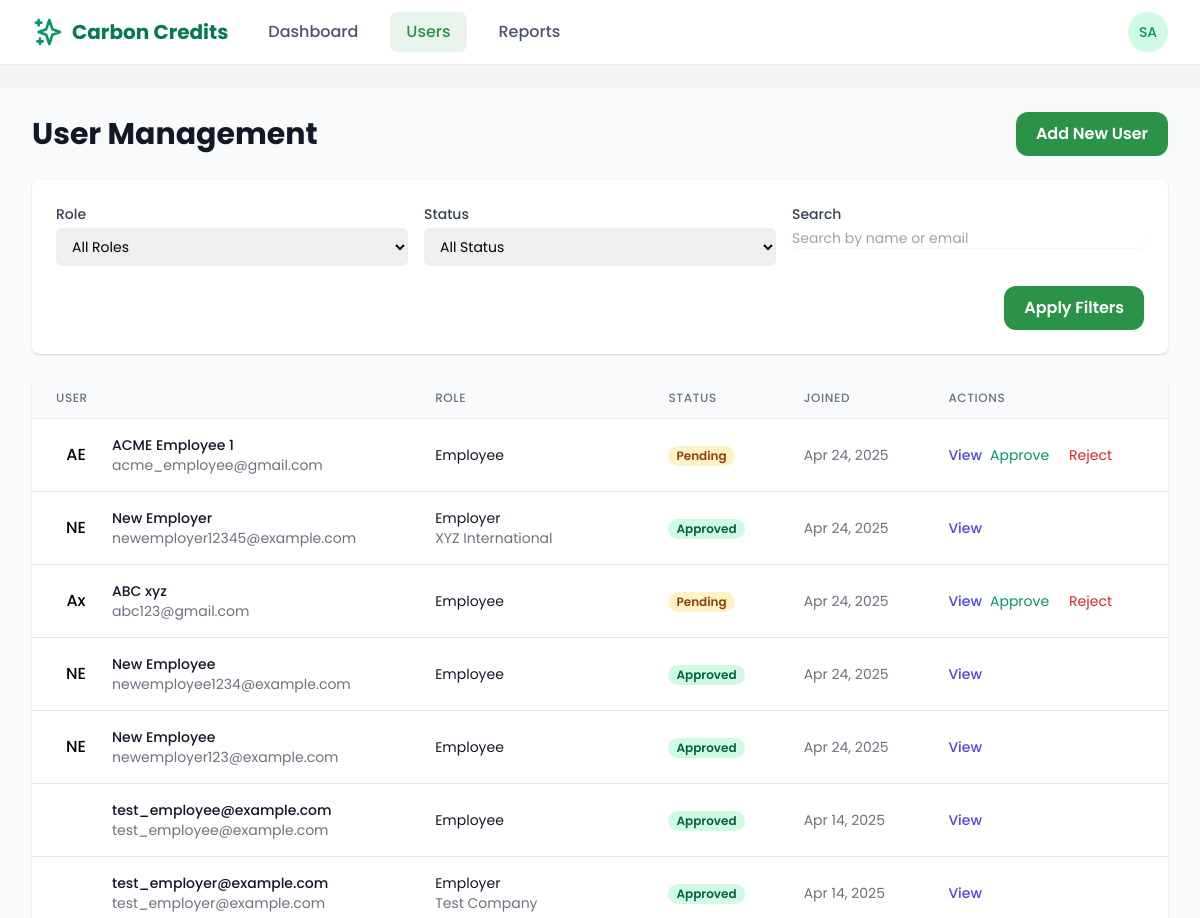
Before: /systemadmin/users/ (signed in, upper part) with the older database file.
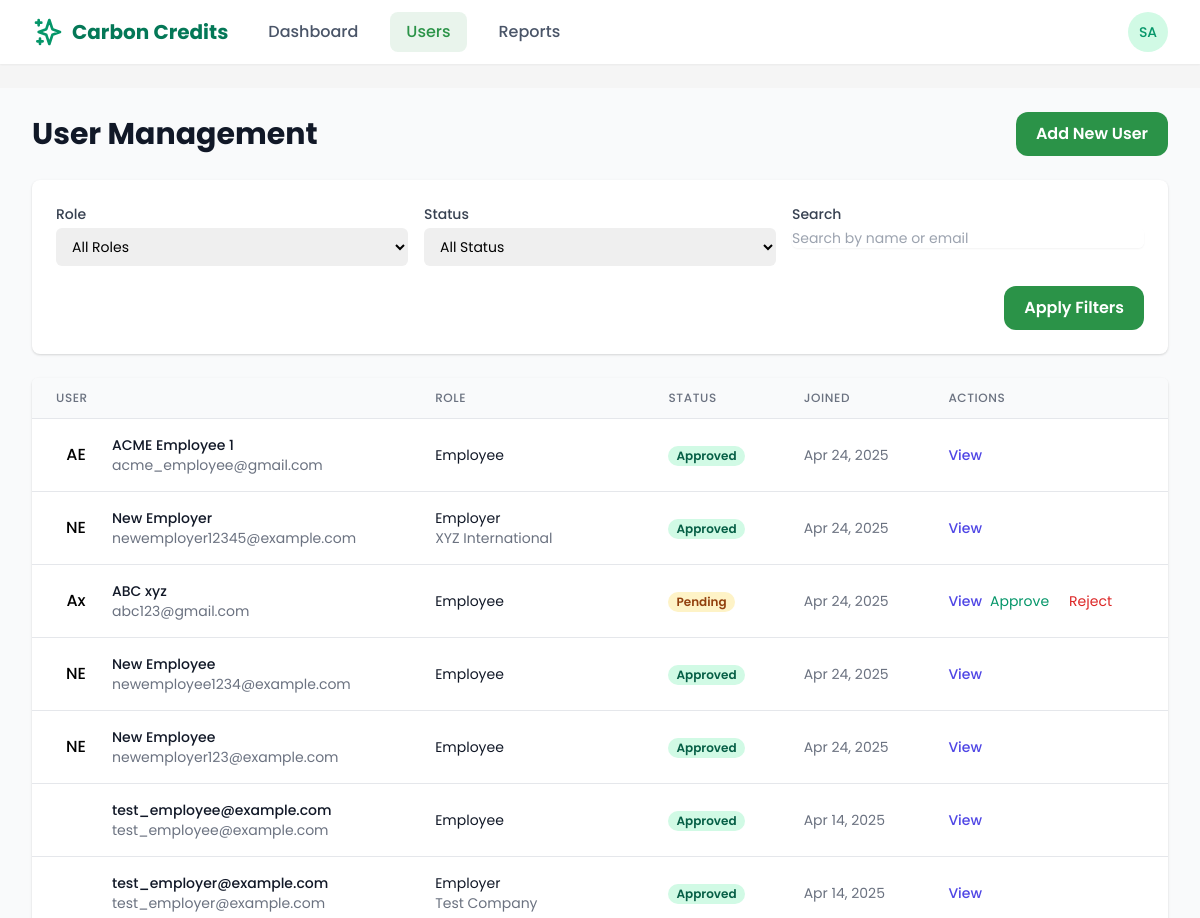
After: the same page with the newer database file.
### users/models.py (models this page shows, shortened)
class CustomUser(AbstractUser):
    is_employee = models.BooleanField(default=False)
    is_employer = models.BooleanField(default=False)
    is_bank_admin = models.BooleanField(default=False)
    is_super_admin = models.BooleanField(default=False)
    email = models.EmailField(_('email address'), unique=True)
    date_joined = models.DateTimeField(default=timezone.now)
    approved = models.BooleanField(default=False)
    USERNAME_FIELD = 'email'
    REQUIRED_FIELDS = ['username', 'first_name', 'last_name']
    class Meta:
        verbose_name = _('user')
        verbose_name_plural = _('users')

### core/views/admin_views.py (the view, shortened to what this page needs)
# urls.py: path('users/', admin_views.users_list, name='admin_users'),
@login_required
@user_passes_test(is_super_admin)
def users_list(request):
    role_filter = request.GET.get('role', '')
    status_filter = request.GET.get('status', '')
    search_query = request.GET.get('search', '')
    sort_by = request.GET.get('sort', 'date_joined')
    sort_dir = request.GET.get('dir', 'desc')
    users_queryset = CustomUser.objects.all()
    if status_filter:
        if status_filter == 'approved':
            users_queryset = users_queryset.filter(approved=True)
        elif status_filter == 'pending':
            users_queryset = users_queryset.filter(approved=False)
    if sort_by == 'name':
        order_field = 'first_name' if sort_dir == 'asc' else '-first_name'
    elif sort_by == 'email':
        order_field = 'email' if sort_dir == 'asc' else '-email'
    elif sort_by == 'role':
        order_field = '-date_joined'
    else:  # default to date_joined
        order_field = 'date_joined' if sort_dir == 'asc' else '-date_joined'
    users_queryset = users_queryset.order_by(order_field)
    users_queryset = users_queryset.prefetch_related(
        'employer_profile',
        'employee_profile',
        'employee_profile__employer'
    )
    page_number = request.GET.get('page', 1)
    paginator = Paginator(users_queryset, 20)  # 20 users per page
    users = paginator.get_page(page_number)
    context = {
        'users': users,
        'role_filter': role_filter,
        'status_filter': status_filter,
        'search_query': search_query,
        'sort_by': sort_by,
        'sort_dir': sort_dir,
        'page_obj': users,
        'total_users': users_queryset.count(),
    }
    return render(request, 'admin/users.html', context)

### core/views/admin_views.py (called while the page is built)
def is_super_admin(user):
    return user.is_authenticated and user.is_super_admin

### templates/admin/users.html (shortened to what the changed rows need)
{% extends 'base.html' %}
{% load static %}
{% block content %}
<div class="bg-gray-50 min-h-screen">
  <div class="max-w-7xl mx-auto py-6 px-4 sm:px-6 lg:px-8">
    <div class="flex justify-between items-center mb-6">
      <h1 class="text-3xl font-bold text-gray-900">User Management</h1>
    </div>
    <div class="bg-white shadow overflow-hidden sm:rounded-md">
      <table class="min-w-full divide-y divide-gray-200">
        <thead class="bg-gray-50">
          <tr>
            <th scope="col" class="px-6 py-3 text-left text-xs font-medium text-gray-500 uppercase tracking-wider">User</th>
            <th scope="col" class="px-6 py-3 text-left text-xs font-medium text-gray-500 uppercase tracking-wider">Role</th>
            <th scope="col" class="px-6 py-3 text-left text-xs font-medium text-gray-500 uppercase tracking-wider">Status</th>
            <th scope="col" class="px-6 py-3 text-left text-xs font-medium text-gray-500 uppercase tracking-wider">Joined</th>
            <th scope="col" class="px-6 py-3 text-left text-xs font-medium text-gray-500 uppercase tracking-wider">Actions</th>
          </tr>
        </thead>
        <tbody id="users-table-body" class="bg-white divide-y divide-gray-200">
          {% for user in users %}
          <tr id="user-{{ user.id }}">
            <td class="px-6 py-4 whitespace-nowrap">
              <div class="flex items-center">
                <div class="flex-shrink-0 h-10 w-10 bg-primary-100 rounded-full flex items-center justify-center text-primary-600 font-medium">
                  {{ user.first_name|slice:":1" }}{{ user.last_name|slice:":1" }}
                </div>
                <div class="ml-4">
                  <div class="text-sm font-medium text-gray-900">
                    {% if user.first_name or user.last_name %}
                      {{ user.first_name }} {{ user.last_name }}
                    {% else %}
                      {{ user.email }}
                    {% endif %}
                  </div>
                  <div class="text-sm text-gray-500">{{ user.email }}</div>
                </div>
              </div>
            </td>
            <td class="px-6 py-4 whitespace-nowrap">
              <div class="text-sm text-gray-900">
                {% if user.is_super_admin %}Super Admin
                {% elif user.is_bank_admin %}Bank Admin
                {% elif user.is_employer %}Employer
                {% elif user.is_employee %}Employee
                {% else %}Unknown{% endif %}
              </div>
            </td>
            <td class="px-6 py-4 whitespace-nowrap">
              <span class="px-2 inline-flex text-xs leading-5 font-semibold rounded-full
                {% if user.approved %}bg-green-100 text-green-800{% else %}bg-yellow-100 text-yellow-800{% endif %}">
                {% if user.approved %}Approved{% else %}Pending{% endif %}
              </span>
            </td>
            <td class="px-6 py-4 whitespace-nowrap text-sm text-gray-500">
              {{ user.date_joined|date:"M d, Y" }}
            </td>
            <td class="px-6 py-4 whitespace-nowrap text-sm font-medium">
              <div class="flex space-x-2">
                <a href="{% url 'admin_user_detail' user.id %}" class="text-indigo-600 hover:text-indigo-900">View</a>
                {% if not user.approved %}
                <form method="post" action="{% url 'admin_approve_user' user.id %}" class="inline">
                  <button type="submit" class="text-green-600 hover:text-green-900 mr-3">Approve</button>
                </form>
                <form method="post" action="{% url 'admin_reject_user' user.id %}" class="inline">
                  <button type="submit" class="text-red-600 hover:text-red-900 mr-3">Reject</button>
                </form>
                {% endif %}
              </div>
            </td>
          </tr>
          {% empty %}
          <tr>
            <td colspan="5" class="px-6 py-4 whitespace-nowrap text-sm text-gray-500 text-center">
              No users found.
            </td>
          </tr>
          {% endfor %}
        </tbody>
      </table>
    </div>
  </div>
</div>
{% endblock %}

Changed rows visible on the page:
changed CustomUser "ACME": approved "Pending Approve Reject" → "Approved"
